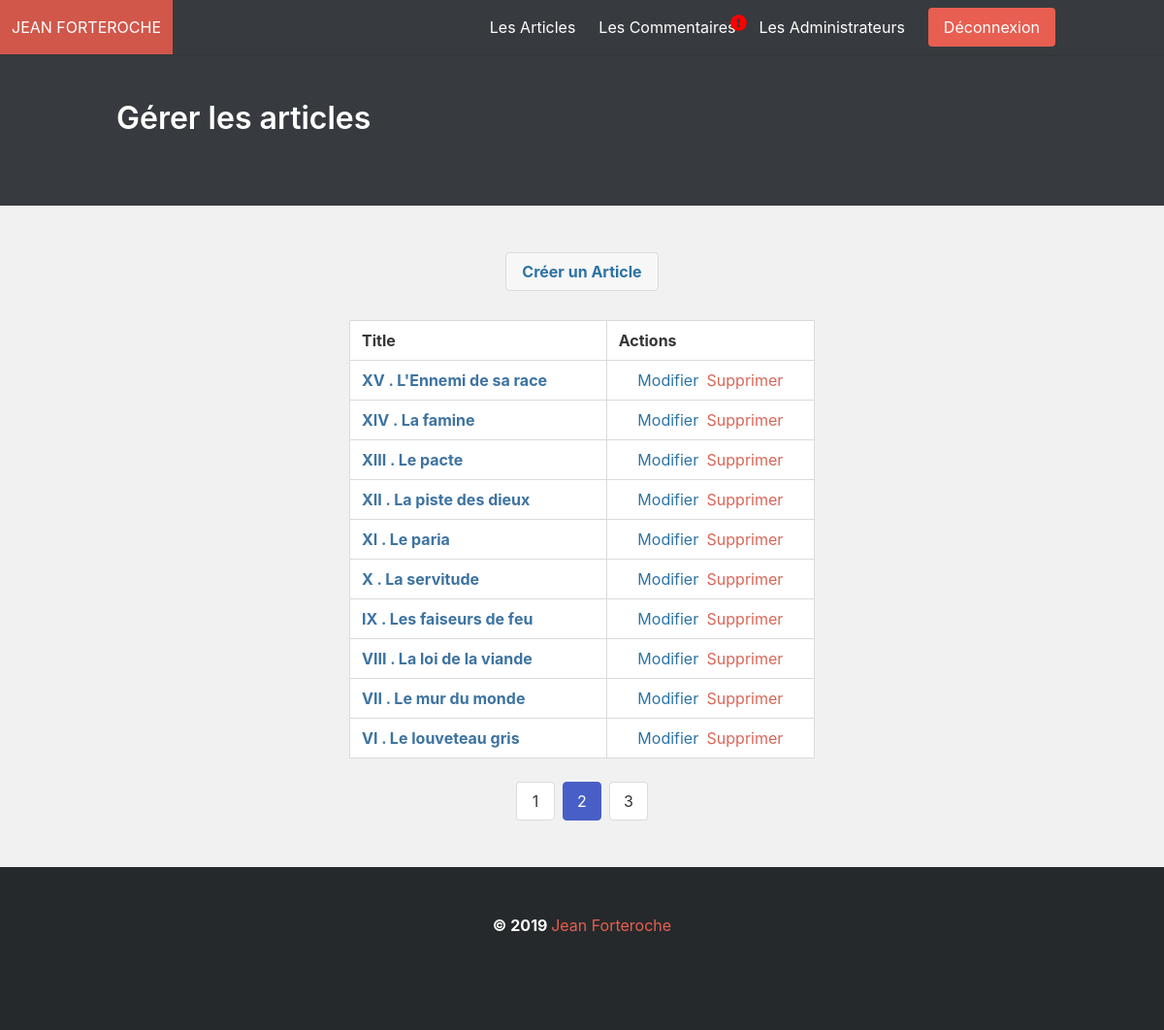
Page /index.php?postaction=managearticles&paginate=2 (signed in) on the committed database.
### tables this page shows
CREATE TABLE `posts` (
  `ID` int(11) NOT NULL,
  `title` varchar(255) DEFAULT NULL,
  `content` text DEFAULT NULL,
  `published` tinyint(1) NOT NULL,
  `date_creation` datetime NOT NULL DEFAULT current_timestamp(),
  `updated_at` datetime NOT NULL DEFAULT current_timestamp(),
  `theme_id` int(11) DEFAULT NULL,
  `picture_url` varchar(255) DEFAULT NULL
);

### Model/Auth/AdminManager.php (called while the page is built, shortened)
<?php
class AdminManager {
	protected $manager;
	public function __construct()
	{
		$this->manager = new Manager;
	}
	public function existAdmin($id) {
		if(is_numeric($id)) {
			$manager = $this->manager->getManager();
		    return (bool) $manager->query('SELECT COUNT(*) FROM admin WHERE ID = '. $id)->fetchColumn();
	    }
	    else {
	    	$manager = $this->manager->getManager();
		    $verify = $manager->prepare('SELECT COUNT(*) FROM admin WHERE email = ?') or die(print_r($manager->errorMessage()));
		    $verify->execute(array($id));
		    $returnVerify = $verify->fetchColumn();
		    return (bool) $returnVerify;
	    }
	}
}

### Model/Post/PostsManager.php (called while the page is built, shortened)
<?php
require_once('Posts.php');
class PostsManager
{
	protected $manager;
	public function __construct()
	{
		$this->manager = new Manager;
	}
	public function countTotalPosts() {
		$manager = $this->manager->getManager();
		$pagination = $manager->query('SELECT COUNT(*) FROM posts WHERE published = 1') or die(print_r($bdd->errorMessage()));
		$donnee = $pagination->fetch();
		return $donnee;
	}
	public function managePaginate($premiereEntree, $messageTotal, $order){
		$posts = [];
		$manager = $this->manager->getManager();
		$listMessage = $manager->query('SELECT * FROM posts ORDER BY id ' . $order . ' LIMIT ' . $premiereEntree . ', ' . $messageTotal) or die(print_r($manager->errorMessage()));
		while($messages = $listMessage->fetch()){
			$posts[] = new Posts($messages);
		}
		return $posts;
	}
}

### Model/Post/Posts.php (called while the page is built, shortened)
<?php
class Posts {
	protected $id;
	protected $title;
	public function hydrate(array $donnees)
	{
	  foreach ($donnees as $key => $value)
	  {
	    $method = 'set'.ucfirst($key);
	  }
	}
	public function getId() { return $this->id; }
	public function getTitle() { return $this->title; }
	public function setId($id){
		$id = (int) $id;
		$this->id = $id;
	}
	public function setTitle($title){
		$this->title = $title;
	}
}

### view/Back/Posts/managePost.php (the view, shortened to what this page needs)
	<div>
		<div class="container">
			<div class="container-button">
		        <div class="buttons">
		          <a class="button createArticle" href="index.php?postaction=create">
		            <strong>Créer un Article</strong>
		          </a>
		        </div>
		     </div>
			<table class="table is-bordered">
			  <thead>
			    <tr>
			      <th>Title</th>
			      <th>Actions</th>
			    </tr>
			  </thead>
			  <tbody>
			  	<?php foreach($managePosts as $manage) { ?>
			  	<tr id="tr<?= $manage->getId(); ?>">
			      <th><a href="index.php?postaction=update&id=<?= $manage->getId(); ?>"><?= $manage->getTitle(); ?></a></th>
			      <td>
			      	<div class="container-actions">
				      	<a class="is-small modifier" href="index.php?postaction=update&id=<?= $manage->getId(); ?>">
				            Modifier
				        </a>
				      	<a class="is-small blogJS deleteArticle" id="<?= $manage->getId(); ?>" href="index.php?postaction=destroy&amp;id=<?= $manage->getId(); ?>">
				            Supprimer
				        </a>
			    	</div>
			      </td>
			    </tr>
			    <?php } ?>
			     </tbody>
			</table>
			<div class="pagination" role="navigation" aria-label="pagination">
				<ul class="pagination-list">
					<?php
					for($i = 1 ; $i <= $nbdePages ; $i++){
						if($i == $pageActuelle){ ?>
							<li>
						      <a class="pagination-link is-current" aria-label="Page 1" aria-current="page"><?= $i ?></a>
						    </li>
						<?php } else { ?>
							    <li>
							    	<a class="pagination-link" aria-label="Goto page 2" href="index.php?postaction=managearticles&paginate=<?= $i ?>"><?= $i ?></a>
							    </li>
						<?php }
					} ?>
				</ul>
			</div>
		</div>
	</div>
<?php require('view/Back/layout.php'); ?>

### public/css/Back/style.css (style rules this page uses)
body { background-color :#F1F1F1; }
.pagination-list { display:flex; justify-content:center; }
.pagination-link { background: white; }
.pagination { margin:0; }
.createArticle { background:#F7F7F7; color:#2C73A5; }
.deleteArticle, .deleteArticle:hover { color:#D96657; }
.modifier { color:#2C73A5; }
.container-button { display:flex; justify-content:center; margin-bottom:30px; }
.table { margin:auto; width:50%; }
th a { color:#3D73A1; }
.container-actions { margin:auto; width:150px; display:flex; justify-content:space-between; }

### rows in the picture
posts: title "XV . L'Ennemi de sa race"
posts: title "XIV . La famine"
posts: title "XIII . Le pacte"
posts: title "XII . La piste des dieux"
posts: title "XI . Le paria"
posts: title "X . La servitude"
posts: title "IX . Les faiseurs de feu"
posts: title "VIII . La loi de la viande"
posts: title "VII . Le mur du monde"
posts: title "VI . Le louveteau gris"

### other values in the picture
$bigTitle "Gérer les articles"
